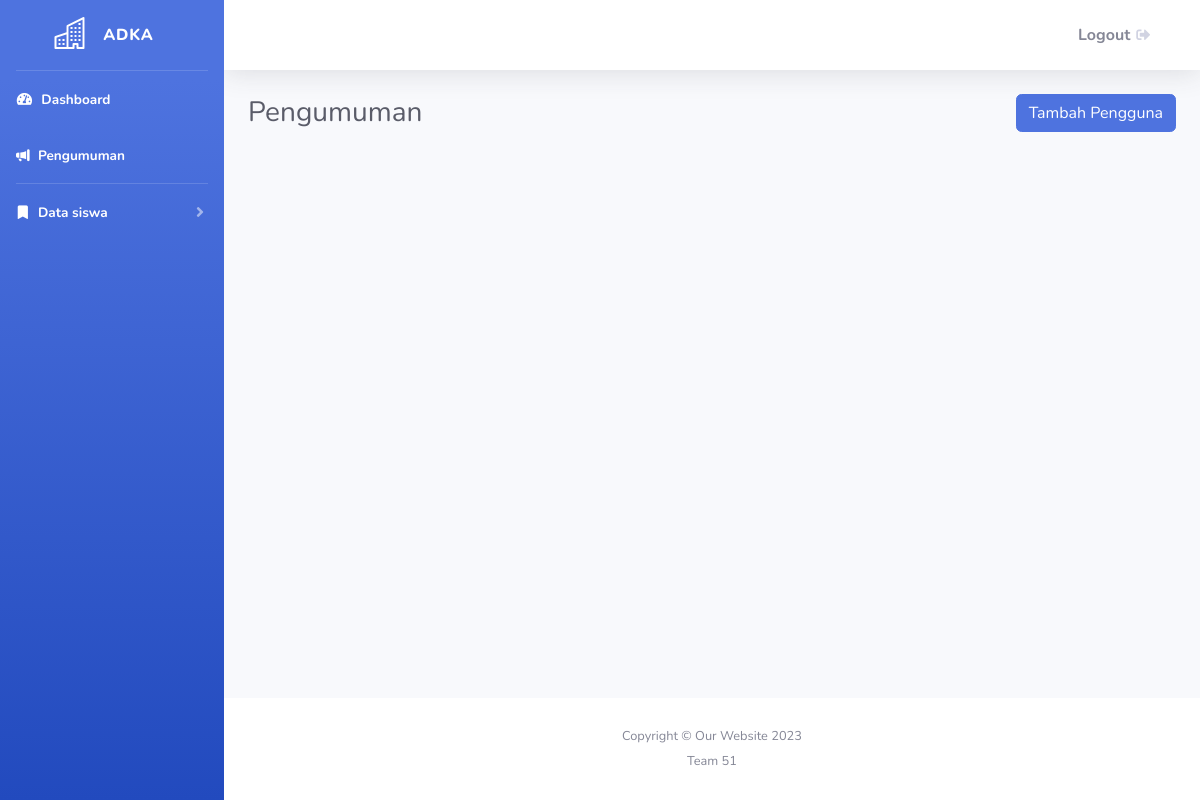
Before: /public/announcements (signed in) with the older database file.
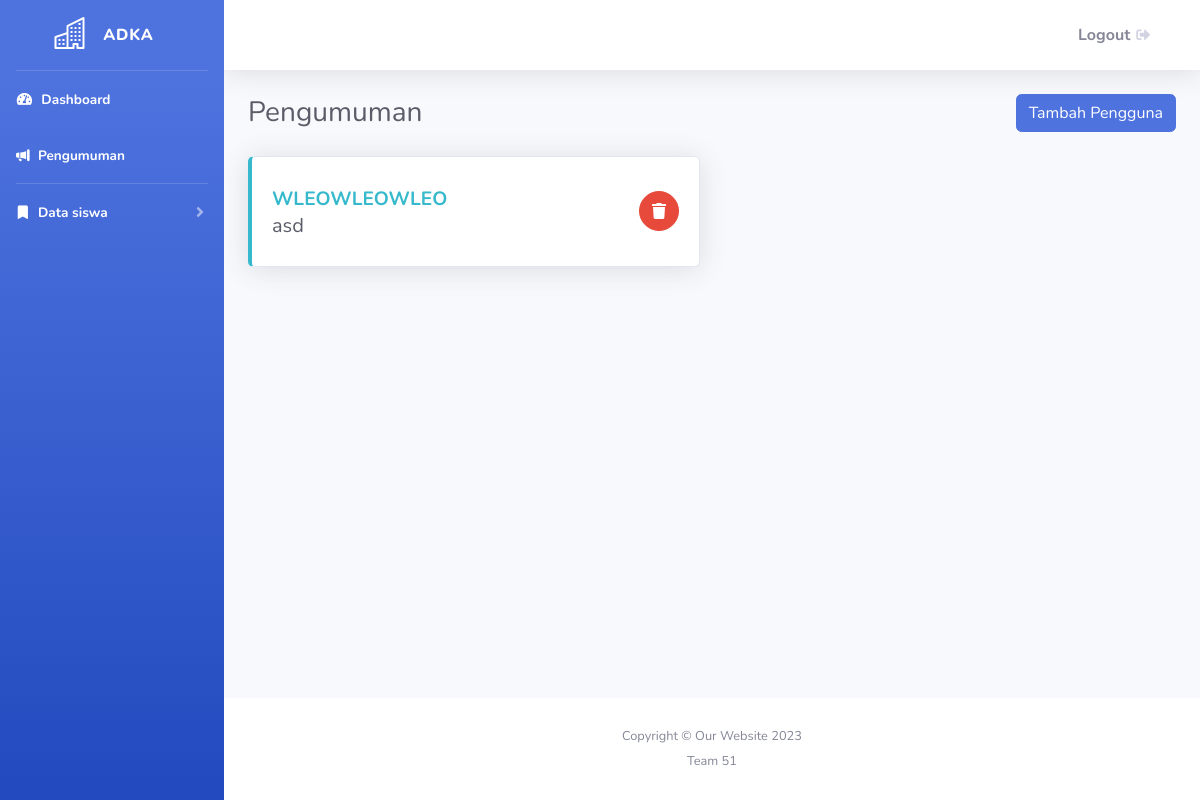
After: the same page with the newer database file.
### tables this page shows
CREATE TABLE `tbl_sas_announcements` (
  `id_ann` int(11) NOT NULL,
  `title_ann` varchar(50) NOT NULL,
  `content_ann` varchar(50) NOT NULL,
  `created_at` timestamp NOT NULL DEFAULT current_timestamp(),
  `created_by` int(11) NOT NULL,
  `id_admin` int(11) NOT NULL
);

### app/core/Controller.php (called while the page is built, shortened)
<?php
class Controller {
    public function view($view, $data = [])
    {
        require_once '../app/views/' . $view . '.php';
    }
    public function model($model)
    {
        return new $model;
    }
}

### app/controllers/Announcements.php (called while the page is built, shortened)
<?php
class Announcements extends Controller {
    public function index() {
        $data['judul'] = 'Pengumuman';
        $data['nama'] = $this->model('User_model')->getUser();
        $data['ann'] = $this->model('pengumuman')->getAnn();
        $this->view('announcements/index', $data);
    }
}
?>

### app/core/App.php (called while the page is built, shortened)
<?php
class App {
    protected $method = 'index';
    protected $params = [];
    public function __construct()
    {
        $this->controller = new $this->controller;
        call_user_func_array([$this->controller, $this->method], $this->params);
    }
}

### public/index.php (called while the page is built, shortened)
<?php
$app = new App();
?>

### app/core/Database.php (called while the page is built, shortened)
<?php
class Database {
    private $host = DB_HOST;
    private $user = DB_USER;
    private $pass = DB_PASS;
    private $db_name = DB_NAME;
    private $dbh;
    private $stmt;
    public function __construct()
    {
        $dsn = 'mysql:host=' . $this->host . ';dbname=' . $this->db_name;
        $option = [
            PDO::ATTR_PERSISTENT => true,
            PDO::ATTR_ERRMODE => PDO::ERRMODE_EXCEPTION
        ];
        try {
            $this->dbh = new PDO($dsn, $this->user, $this->pass, $option);
        } catch(PDOException $e) {
            die($e->getMessage());
        }
    }
    public function query($query)
    {
        $this->stmt = $this->dbh->prepare($query);
    }
    public function execute()
    {
        $this->stmt->execute();
    }
    public function resultSet()
    {
        $this->execute();
        return $this->stmt->fetchAll(PDO::FETCH_ASSOC);
    }
}

### app/models/pengumuman.php (called while the page is built, shortened)
<?php
class pengumuman {
    private $table = 'tbl_sas_announcements';
    private $db;
    public function __construct()
    {
        $this->db = new Database;
    }
    public function getAnn() {
        $this->db->query('SELECT * FROM ' . $this->table);
        return $this->db->resultSet();
    }
}
?>

### app/views/announcements/index.php (the view, shortened to what this page needs)
<div class="container-fluid">
    <div class="d-sm-flex align-items-center justify-content-between mb-4">
        <h1 class="h3 mb-0 text-gray-800">Pengumuman</h1>
        <?php
        if (isset($_SESSION['email'])) {
            echo '<button type="button" class="btn btn-primary" data-toggle="modal" data-target="#exampleModal">';
            echo 'Tambah Pengguna';
            echo '</button>';
        }
        ?>
    </div>
    <div class="row">
        <?php foreach ($data['ann'] as $ann) : ?>
        <div class="col-xl-6 col-md-6 mb-4">
            <div class="card border-left-info shadow h-100 py-2">
                <div class="card-body">
                    <div class="row no-gutters align-items-center">
                        <div class="col mr-2">
                            <div class="text-lg font-weight-bold text-info text-uppercase"><?= $ann['title_ann']; ?></div>
                            <div class="row no-gutters align-items-center">
                                <div class="col-auto">
                                    <div class="h5 mb-0 mr-3 text-gray-800"><?= $ann['content_ann']; ?></div>
                                </div>
                            </div>
                        </div>
                        <div class="col-auto">
                        <?php if (isset($_SESSION['email'])) : ?>
                            <a href="<?=BASEURL;?>/announcements/hapus/<?= $ann['id_ann']; ?>" class="btn btn-danger btn-circle">
                                <i class="fas fa-trash"></i>
                            </a>
                        <?php endif; ?>
                        </div>
                    </div>
                </div>
            </div>
        </div>
        <?php endforeach; ?>
    </div>
</div>

Changed rows visible on the page:
added tbl_sas_announcements: title_ann "WLEOWLEOWLEO", content_ann "asd"
